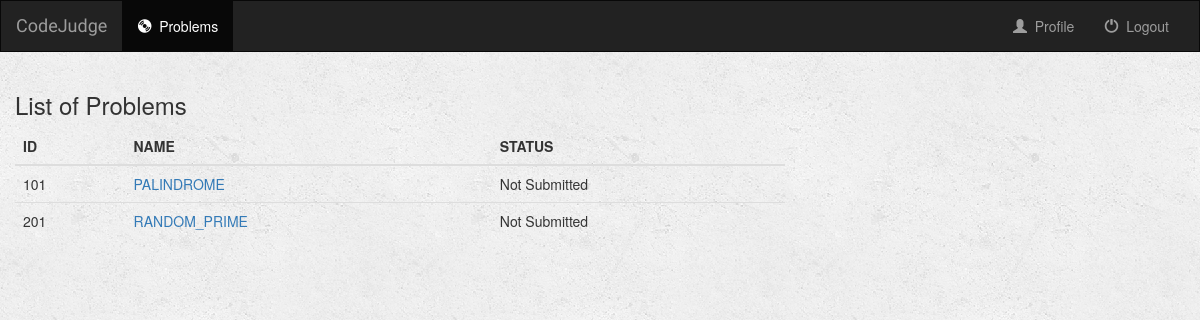
/judge/ (signed in), run on the app's committed database.
### judge/models.py (models this page shows, shortened)
class Problem(models.Model):
    user = models.ForeignKey(User, default=1)
    pcode = models.IntegerField(primary_key=True)
    pname = models.CharField(max_length=20, default='')
    pdesc = models.TextField()
    author = models.CharField(max_length=20)
    is_done = models.BooleanField(default=False)
    test_input = models.FileField(upload_to=problem_pinp)
    answer = models.FileField(upload_to=problem_pans)

### judge/views.py (the view)
def index(request):
    if not request.user.is_authenticated():
        return render(request, 'judge/login.html')
    else:
        problems = Problem.objects.all()
        query = request.GET.get("q")
        if query:
            problems = problems.filter(
                Q(pcode__icontains=query) |
                Q(author__icontains=query)
            ).distinct()
            return render(request, 'judge/index.html', {
                'problems': problems,
            })
        else:
            return render(request, 'judge/index.html', {'problems': problems})

### judge/templates/judge/index.html
{% extends 'judge/base.html' %}
{% block problems_active %}active{% endblock %}
{% block body %}
<div class="problems-container container-fluid">
    <div class="row">
        <div class="col-sm-12">
            <h3>List of Problems</h3>
        </div>
        {% if problems %}
            <div class="col-lg-8 col-md-8">
                <table class="table">
                    <thead>
                    <tr>
                        <th>ID</th>
                        <th>NAME</th>
                        <th>STATUS</th>
                    </tr>
                    </thead>
                    <tbody>
                    {% for problem in problems %}
                        <tr>
                            <td>{{ problem.pcode }}</td>
                            <td><a href="{% url 'judge:detail' problem.pcode %}">{{ problem.pname }}</a> </td>
                            <td>
                                {% if problem.is_done %}
                                    Submitted
                                 {% else %}
                                    Not Submitted
                                {% endif %}
                            </td>
                        </tr>
                    {% endfor %}
                        </tbody>
                        </table>
                        </div>
         {% else %}
            <div class="col-sm-12">
                No Problems yet.
            </div>
        {% endif %}
    </div>
</div>
{% endblock %}

### judge/templates/judge/base.html (shortened to what this page needs)
<!DOCTYPE html>
<html lang="en">
<head>
    {% load staticfiles %}
    <link rel="stylesheet" href="https://maxcdn.bootstrapcdn.com/bootstrap/3.3.6/css/bootstrap.min.css">
    <link rel="stylesheet" type="text/css" href="{% static 'judge/style.css' %}"/>
</head>
<body>
<nav class="navbar navbar-inverse">
    <div class="container-fluid">
        <div class="navbar-header">
            <a class="navbar-brand" href="{% url 'judge:index' %}">CodeJudge</a>
        </div>
        <div class="collapse navbar-collapse" id="topNavBar">
            <ul class="nav navbar-nav">
                <li class="{% block problems_active %}{% endblock %}"><a href="{% url 'judge:index' %}"><span class="glyphicon glyphicon-cd" aria-hidden="true"></span>&nbsp Problems</a></li>
            </ul>
            <ul class="nav navbar-nav navbar-right">
                <li>
                    <a href="/personal/templates/personal/home.html">
                        <span class="glyphicon glyphicon-user" aria-hidden="true"></span>&nbsp; Profile
                    </a>
                </li>
                <li>
                    <a href="{% url 'judge:logout_user' %}">
                        <span class="glyphicon glyphicon-off" aria-hidden="true"></span>&nbsp; Logout
                    </a>
                </li>
            </ul>
        </div>
    </div>
</nav>
{% block body %}
{% endblock %}
</body>
</html>

### judge/static/judge/style.css (style rules this page uses)
body { background: white url("images/background.png"); }
.navbar { border-radius: 0; }
.navbar-brand { font-family: 'Satisfy', cursive; }

### data on the page
Problem: pcode "101", pname "PALINDROME", is_done "Not Submitted"
Problem: pcode "201", pname "RANDOM_PRIME", is_done "Not Submitted"
